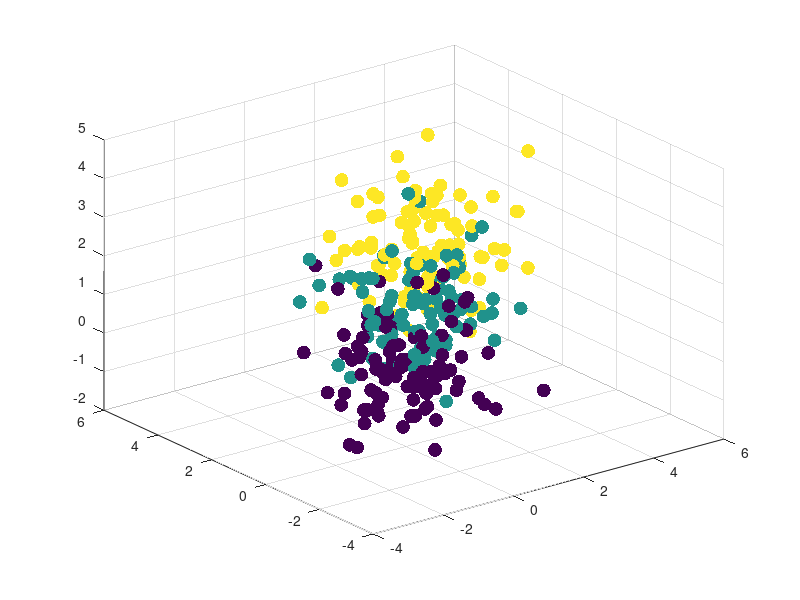
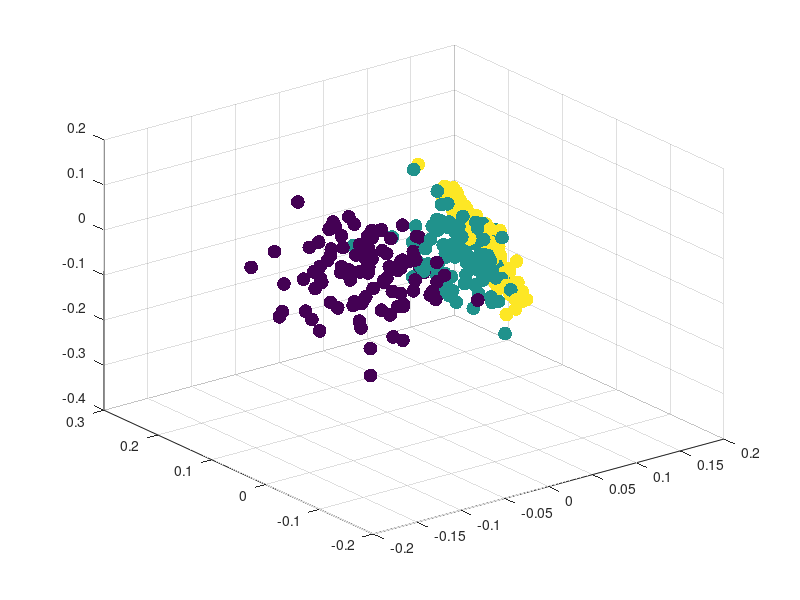

Write MATLAB code to recreate these figures, in order.
clear;
close all; 

dim     = 10;
samples = 100;
mu2     = 1  * ones(10,1);
mu3     = 2 * ones(10,1);
mat1    = randn(dim, samples);
mat2    = randn(dim, samples) + mu2;
mat3    = randn(dim, samples) + mu3;

%%
vLabel  = [1 * ones(samples, 1);
           2 * ones(samples, 1);
           3 * ones(samples, 1)];
mrg_mat = [mat1, mat2, mat3];
figure; scatter3(mrg_mat(1,:), mrg_mat(2,:), mrg_mat(3,:), 100, vLabel, 'Fill');
% mrg_mat = mrg_mat(:, randperm(size(mrg_mat, 2)));

%% building matrices K, D, P
dis_mat = squareform( pdist(mrg_mat') );
epsilon = median(dis_mat(:));
K       = exp(-dis_mat.^2 / epsilon^2);
P       = K ./ sum(K, 2);

[Psi, Lmabda] = eig(P);
%% 
figure; scatter3(Psi(:,2), Psi(:,3), Psi(:,4), 100, vLabel, 'Fill');